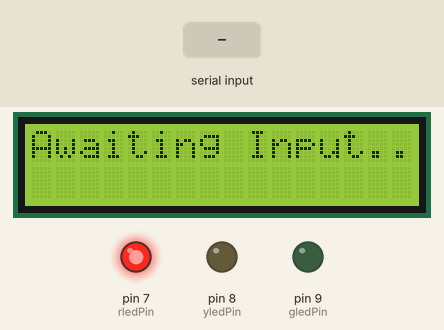
Simulated run of this sketch. Board: Arduino Uno, built with avr-gcc and run on an emulated ATmega328P. On the bench: 16×2 character LCD, output pins drawn as LEDs (lit = HIGH). The test bench sets the inputs (shaded band). What the sketch prints to the serial monitor is not drawn.

Above: at 1.2 s.
1.3 s: "1\n" received over Serial
At 6.6 s:
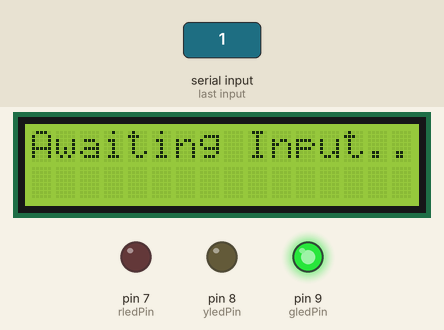
At 19.5 s:
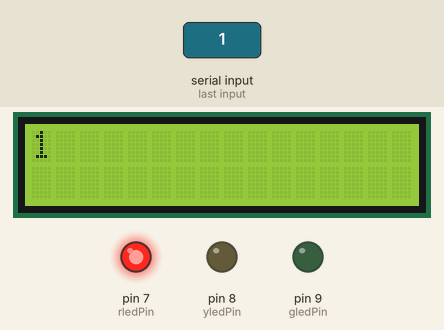
Timing chart, 0 to 31.5 s (numbered marks = the images above; inputs shaded):
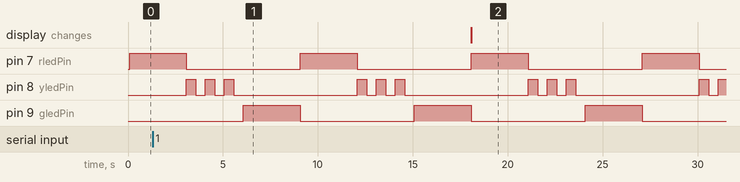

Measured:
- after the input at 1.3 s, the display: changes after 16.8 s (image 2)
- by itself, pin 7 (rledPin), pin 9 (gledPin): alternates HIGH for 3.0 s and LOW for 6.0 s
- by itself, pin 8 (yledPin): repeats every 9.0 s: 2 × (LOW 0.50 s, HIGH 0.50 s), LOW 6.5 s, HIGH 0.50 s

The sketch:

TRAFFIC_LCDINPUT.ino
```cpp
#include <Wire.h>
#include <LiquidCrystal_I2C.h>

// Set the LCD address to 0x27 for a 16 chars and 2 line display.
// Note: If 0x27 doesn't work, try 0x3F, as these are the two most common addresses.
LiquidCrystal_I2C lcd(0x27, 16, 2);

const int rledPin = 7;
const int yledPin = 8;
const int gledPin = 9;

void setup() {
// Set all LED pins as output
pinMode(rledPin, OUTPUT);
pinMode(yledPin, OUTPUT);
pinMode(gledPin, OUTPUT);

//SERIAL MONITOR
// Initialize serial communication at 9600 bits per second
  Serial.begin(9600);

  // Initialize the LCD
  lcd.init();

  // Turn on the backlight
  lcd.backlight();

  // Print a welcome message
  lcd.setCursor(0, 0);
  lcd.print("Awaiting Input..");
  Serial.println("Type something in the Serial Monitor and press Enter!");


}

void loop() {
// Red LED on for 3 seconds
digitalWrite(rledPin, HIGH);
delay(3000);
digitalWrite(rledPin, LOW);

// Yellow LED blinks three times
for (int i = 0; i < 3; i++) {
 digitalWrite(yledPin, HIGH);
 delay(500);
 digitalWrite(yledPin, LOW);
 delay(500);
 }
// Green LED on for 3 seconds
digitalWrite(gledPin, HIGH);
delay(3000);
digitalWrite(gledPin, LOW);


// Check if data is available to read from the Serial port
  if (Serial.available() > 0) {

    // Read the incoming text until a newline character is received
    String input = Serial.readStringUntil('\n');

    // Optional: Trim whitespace and carriage returns from the end
    input.trim();

    // Clear the LCD screen for the new message
    lcd.clear();

    // Print the first 16 characters on the first line
    lcd.setCursor(0, 0);
    lcd.print(input.substring(0, 16));

    // If the message is longer than 16 characters, print the rest on the second line
    if (input.length() > 16) {
      lcd.setCursor(0, 1);
      lcd.print(input.substring(16, 32));
    }

    // Echo back to the Serial Monitor to confirm receipt
    Serial.print("Displayed: ");
    Serial.println(input);
  }


}
```
